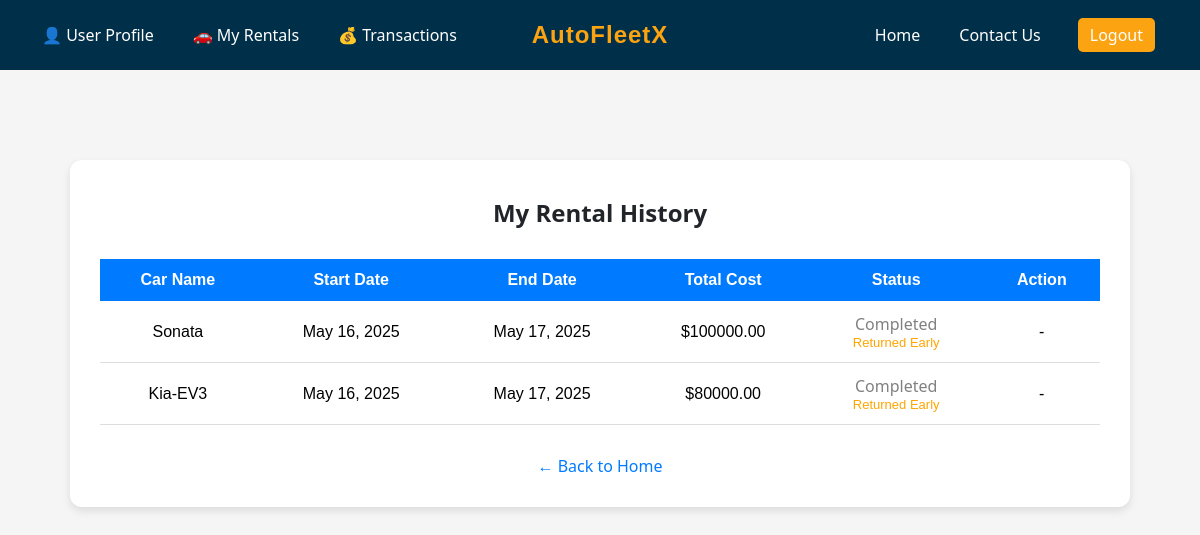
Before: /rental-history/ (signed in) with the older database file.
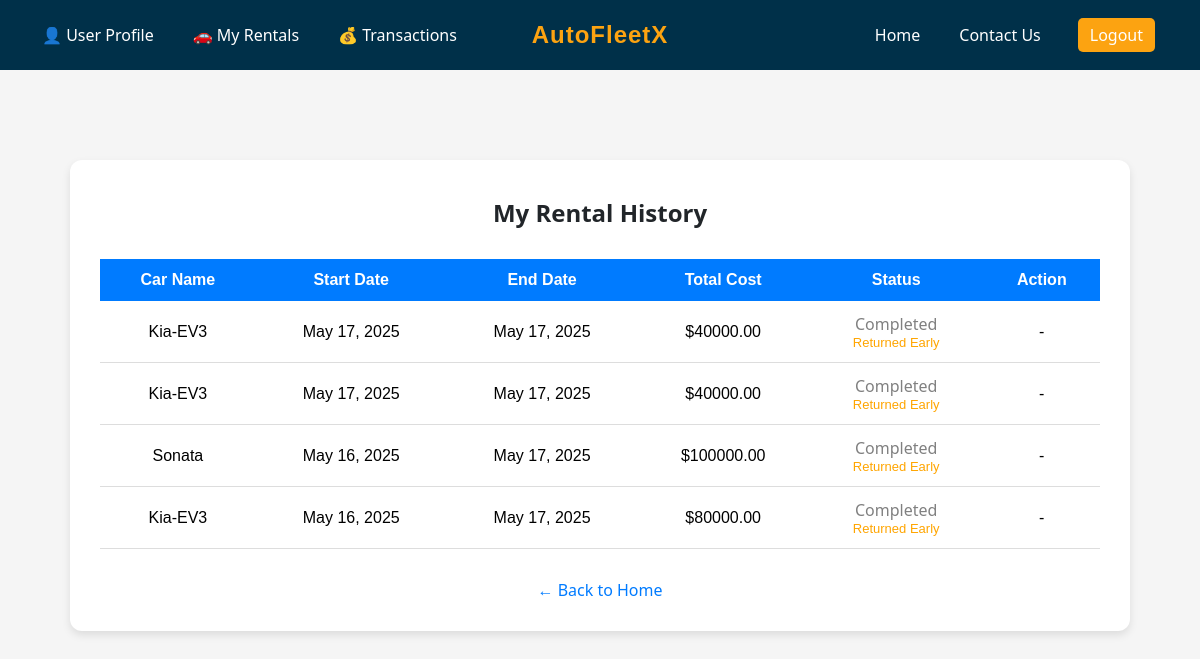
After: the same page with the newer database file.
### main_app/models.py (models this page shows, shortened)
class TimeStampedModel(models.Model):
    created_at = models.DateTimeField(auto_now_add=True)
    class Meta:
        abstract = True

class Rental(TimeStampedModel):
    user = models.ForeignKey(CustomUser, on_delete=models.CASCADE, related_name='rentals')
    car = models.ForeignKey(Car, on_delete=models.CASCADE, related_name='rentals')
    start_date = models.DateField()
    end_date = models.DateField()
    total_cost = models.DecimalField(max_digits=10, decimal_places=2)
    is_active = models.BooleanField(default=True)

class Car(models.Model):
    name = models.CharField(max_length=100, null=False, blank=False)
    brand = models.CharField(max_length=100)
    seating_capacity = models.PositiveIntegerField(null=False, blank=False)
    rent_per_day = models.PositiveIntegerField(null=False, blank=False)
    model_year = models.PositiveIntegerField(null=True, blank=True)
    available = models.BooleanField(default=True)
    image = models.ImageField(upload_to='car_images/', default='media/car_images/default.jpg')

### main_app/views.py (the view)
# urls.py: path('rental-history/', views.rental_history_view, name='rental_history'),
@login_required
def rental_history_view(request):
    rentals = Rental.objects.filter(user=request.user).order_by('-created_at')
    today = timezone.now().date()
    return render(request, 'main_app/rental_history.html', {
        'rentals': rentals,
        'today': today
    })

### main_app/templates/main_app/rental_history.html (shortened to what this page needs)
{% extends 'base.html' %}
{% block content %}
{% load static %}
<!DOCTYPE html>
<html lang="en">
<head>
    <link rel="stylesheet" href="{% static 'styles/style.css' %}">
</head>
<body style="background-color: #f5f5f5; font-family: Arial, sans-serif;">
    <div style="max-width: 1000px; margin: 50px auto; background: #ffffff; padding: 30px; border-radius: 12px; box-shadow: 0 4px 8px rgba(0,0,0,0.1);">
        <h2 style="text-align: center; margin-bottom: 30px; color: #212529;">My Rental History</h2>
        {% if rentals %}
            <table style="width: 100%; border-collapse: collapse;">
                <thead style="background-color: #007BFF; color: white;">
                    <tr>
                        <th style="padding: 12px;">Car Name</th>
                        <th style="padding: 12px;">Start Date</th>
                        <th style="padding: 12px;">End Date</th>
                        <th style="padding: 12px;">Total Cost</th>
                        <th style="padding: 12px;">Status</th>
                        <th style="padding: 12px;">Action</th>
                    </tr>
                </thead>
                <tbody>
                    {% for rental in rentals %}
                    <tr style="text-align: center; border-bottom: 1px solid #ddd;">
                        <td style="padding: 12px;">{{ rental.car.name }}</td>
                        <td style="padding: 12px;">{{ rental.start_date }}</td>
                        <td style="padding: 12px;">{{ rental.end_date }}</td>
                        <td style="padding: 12px;">${{ rental.total_cost }}</td>
                        <td style="padding: 12px;">
                            {% if rental.is_active %}
                                <span style="color: green;">Active</span>
                            {% else %}
                                <span style="color: gray;">Completed</span>
                                {% if rental.end_date > today %}
                                    <div style="color: orange; font-size: 13px;">Returned Early</div>
                                {% endif %}
                            {% endif %}
                        </td>
                        <td style="padding: 12px;">
                            {% if rental.is_active %}
                            <form method="POST" action="{% url 'return_car' rental.id %}">
                                {% csrf_token %}
                                <button type="submit" style="background-color: crimson; color: white; border: none; padding: 6px 12px; border-radius: 5px; cursor: pointer;">
                                    Return Now
                                </button>
                            </form>
                            {% else %}
                                -
                            {% endif %}
                        </td>
                    </tr>
                    {% endfor %}
                </tbody>
            </table>
        {% else %}
            <p style="text-align: center; font-size: 18px; color: #666;">You have no rental history yet.</p>
        {% endif %}
        <div style="text-align: center; margin-top: 30px;">
            <a href="{% url 'home' %}" style="color: #007BFF; text-decoration: none;">&larr; Back to Home</a>
        </div>
    </div>
</body>
</html>
{% endblock %}

Changed rows visible on the page:
added Rental: car.name "Kia-EV3", start_date "May 17, 2025", end_date "May 17, 2025", total_cost "40000.00", is_active "Completed"
added Rental: car.name "Kia-EV3", start_date "May 17, 2025", end_date "May 17, 2025", total_cost "40000.00", is_active "Completed"
